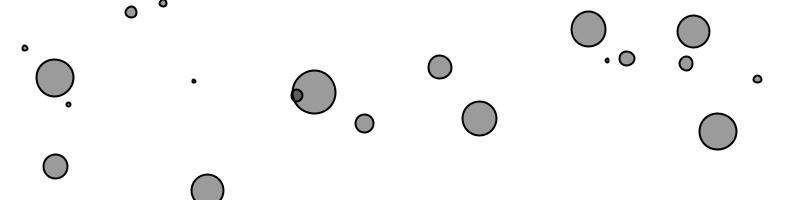
Frame 1 (no input)
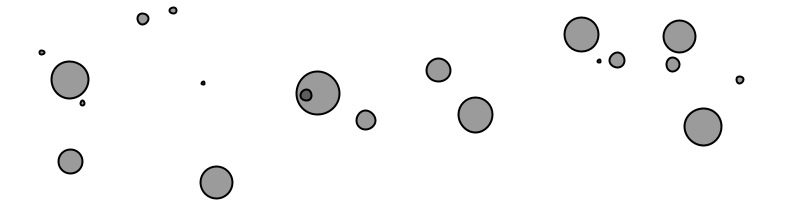
Frame 60 (the mouse pressed at the canvas centre just before this capture)
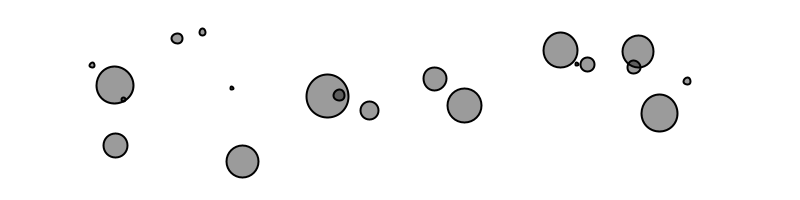
Frame 120 (the mouse held since frame 60 and released just before this capture)

The Processing sketch that drew these frames (run headless with seeded random() and noise(); from frame 60 on, the mouse is pressed at the canvas centre):

// Processing sketch: NOC_2_8_mutual_attraction
// ── NOC_2_8_mutual_attraction.pde
// The Nature of Code
// Daniel Shiffman
// http://natureofcode.com

Mover[] movers = new Mover[20];

float g = 0.4;

void setup() {
  size(800,200);
  for (int i = 0; i < movers.length; i++) {
    movers[i] = new Mover(random(0.1,2),random(width),random(height)); 
  }
}

void draw() {
  background(255);


  for (int i = 0; i < movers.length; i++) {
    for (int j = 0; j < movers.length; j++) {
      if (i != j) {
        PVector force = movers[j].attract(movers[i]);
        movers[i].applyForce(force);
      }
    }

    movers[i].update();
    movers[i].display();
  }

}














// ── Mover.pde
class Mover {

  PVector location;
  PVector velocity;
  PVector acceleration;
  float mass;

  Mover(float m, float x, float y) {
    mass = m;
    location = new PVector(x, y);
    velocity = new PVector(0, 0);
    acceleration = new PVector(0, 0);
  }

  void applyForce(PVector force) {
    PVector f = PVector.div(force, mass);
    acceleration.add(f);
  }

  void update() {
    velocity.add(acceleration);
    location.add(velocity);
    acceleration.mult(0);
  }

  void display() {
    stroke(0);
    strokeWeight(2);
    fill(0, 100);
    ellipse(location.x, location.y, mass*24, mass*24);
  }

  PVector attract(Mover m) {
    PVector force = PVector.sub(location, m.location);             // Calculate direction of force
    float distance = force.mag();                                 // Distance between objects
    distance = constrain(distance, 5.0, 25.0);                             // Limiting the distance to eliminate "extreme" results for very close or very far objects
    force.normalize();                                            // Normalize vector (distance doesn't matter here, we just want this vector for direction

    float strength = (g * mass * m.mass) / (distance * distance); // Calculate gravitional force magnitude
    force.mult(strength);                                         // Get force vector --> magnitude * direction
    return force;
  }


}
